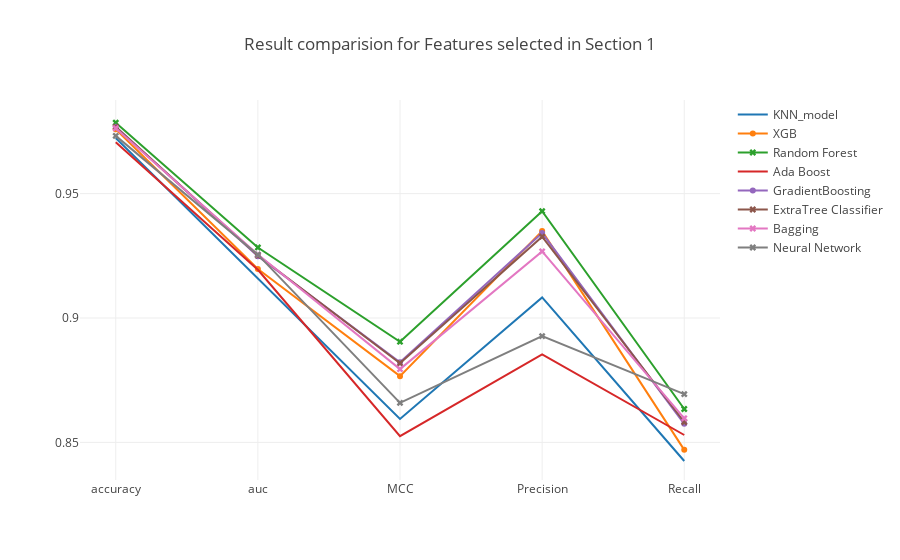

The code cell stored with this chart in its notebook:
### Markdown cell above
### <a id='1.A' style="text-decoration : none; color : #000000;"> A. Results</a>

### Code cell
trace0 = go.Scatter(x=table_80_50_test.iloc[0].index.values[[0,7,8,9,10]],
                    y=table_80_50_test.iloc[0].values[[0,7,8,9,10]],
                    mode = 'lines',
                    name = 'KNN_model')


trace2 = go.Scatter(x=table_80_50_test.iloc[1].index.values[[0,7,8,9,10]],
                    y=table_80_50_test.iloc[1].values[[0,7,8,9,10]],
                    mode = 'lines+markers',marker=dict(symbol='x'),
                    name = 'Random Forest')


trace3 = go.Scatter(x=table_80_50_test.iloc[2].index.values[[0,7,8,9,10]],
                    y=table_80_50_test.iloc[2].values[[0,7,8,9,10]],
                    mode = 'lines',
                    name = 'Ada Boost')

trace4 = go.Scatter(x=table_80_50_test.iloc[3].index.values[[0,7,8,9,10]],
                    y=table_80_50_test.iloc[3].values[[0,7,8,9,10]],
                    mode = 'lines+markers',
                    name = 'GradientBoosting')

trace5 = go.Scatter(x=table_80_50_test.iloc[4].index.values[[0,7,8,9,10]],
                    y=table_80_50_test.iloc[4].values[[0,7,8,9,10]],
                    mode = 'lines+markers',marker=dict(symbol='x'),
                    name = 'ExtraTree Classifier')


trace1 = go.Scatter(x=table_80_50_test.iloc[5].index.values[[0,7,8,9,10]],
                    y=table_80_50_test.iloc[5].values[[0,7,8,9,10]],
                    mode = 'lines+markers',
                    name = 'XGB')


trace6 = go.Scatter(x=table_80_50_test.iloc[6].index.values[[0,7,8,9,10]],
                    y=table_80_50_test.iloc[6].values[[0,7,8,9,10]],
                    mode = 'lines+markers',marker=dict(symbol='x'),
                    name = 'Bagging')

trace7 = go.Scatter(x=table_80_50_test.iloc[7].index.values[[0,7,8,9,10]],
                    y=table_80_50_test.iloc[7].values[[0,7,8,9,10]],
                    mode = 'lines+markers',marker=dict(symbol='x'),
                    name = 'Neural Network')



data = [trace0, trace1, trace2, trace3, trace4, trace5, trace6, trace7]
layout = go.Layout(yaxis=dict(tick0=0,dtick=0.05),title='Result comparision for Features selected in Section 1')
fig = go.Figure(data=data, layout=layout)

iplot(fig, filename='Result')

### Figure 1 — Plotly figure (JSON) as saved in the notebook; plotly's stock layout.template omitted (floating-point values rounded to 4 significant figures)
{"data": [{"mode": "lines", "name": "KNN_model", "type": "scatter", "uid": "db8c5f39-66b2-47e8-aec6-509d9b1e53bc", "x": ["accuracy", "auc", "MCC", "Precision", "Recall"], "y": [0.9724, 0.9158, 0.8594, 0.9083, 0.8425]}, {"mode": "lines+markers", "name": "XGB", "type": "scatter", "uid": "39de9680-d367-4525-bb30-ee45c797d6ba", "x": ["accuracy", "auc", "MCC", "Precision", "Recall"], "y": [0.9758, 0.9197, 0.8766, 0.9349, 0.847]}, {"marker": {"symbol": "x"}, "mode": "lines+markers", "name": "Random Forest", "type": "scatter", "uid": "2a5c8366-d4ef-484c-a356-e9797c191bc2", "x": ["accuracy", "auc", "MCC", "Precision", "Recall"], "y": [0.9785, 0.9284, 0.8905, 0.943, 0.8634]}, {"mode": "lines", "name": "Ada Boost", "type": "scatter", "uid": "01763f20-b51a-4e8e-9a99-63d2b9761d8d", "x": ["accuracy", "auc", "MCC", "Precision", "Recall"], "y": [0.9707, 0.9194, 0.8525, 0.8854, 0.853]}, {"mode": "lines+markers", "name": "GradientBoosting", "type": "scatter", "uid": "a6d5470d-dfa5-41de-81e3-eee2c922b842", "x": ["accuracy", "auc", "MCC", "Precision", "Recall"], "y": [0.9769, 0.9248, 0.8822, 0.9341, 0.8575]}, {"marker": {"symbol": "x"}, "mode": "lines+markers", "name": "ExtraTree Classifier", "type": "scatter", "uid": "cfa3a634-00b4-4c0d-827c-34f5adcd11f8", "x": ["accuracy", "auc", "MCC", "Precision", "Recall"], "y": [0.9768, 0.9251, 0.8818, 0.9327, 0.8582]}, {"marker": {"symbol": "x"}, "mode": "lines+markers", "name": "Bagging", "type": "scatter", "uid": "a9dcdf08-aef9-4209-9708-c597d9f1c1c7", "x": ["accuracy", "auc", "MCC", "Precision", "Recall"], "y": [0.9763, 0.9255, 0.8795, 0.9268, 0.8597]}, {"marker": {"symbol": "x"}, "mode": "lines+markers", "name": "Neural Network", "type": "scatter", "uid": "60f7901e-f5fb-44f6-b9fc-fab025e7a88d", "x": ["accuracy", "auc", "MCC", "Precision", "Recall"], "y": [0.9732, 0.9255, 0.8659, 0.8927, 0.8694]}], "layout": {"title": "Result comparision for Features selected in Section 1", "yaxis": {"dtick": 0.05, "tick0": 0}}}
